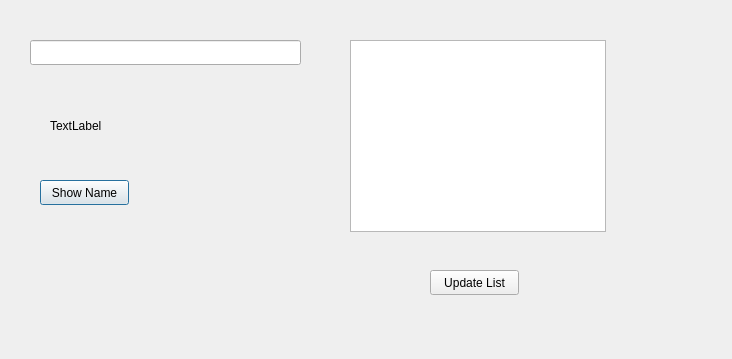
<?xml version="1.0" encoding="UTF-8"?>
<ui version="4.0">
 <class>Dialog</class>
 <widget class="QDialog" name="Dialog">
  <property name="geometry">
   <rect>
    <x>0</x>
    <y>0</y>
    <width>732</width>
    <height>359</height>
   </rect>
  </property>
  <property name="windowTitle">
   <string>Dialog</string>
  </property>
  <widget class="QPushButton" name="button_show">
   <property name="geometry">
    <rect>
     <x>40</x>
     <y>180</y>
     <width>89</width>
     <height>25</height>
    </rect>
   </property>
   <property name="text">
    <string>Show Name</string>
   </property>
  </widget>
  <widget class="QLabel" name="lable_show">
   <property name="geometry">
    <rect>
     <x>50</x>
     <y>100</y>
     <width>141</width>
     <height>51</height>
    </rect>
   </property>
   <property name="text">
    <string>TextLabel</string>
   </property>
  </widget>
  <widget class="QLineEdit" name="name_enter">
   <property name="geometry">
    <rect>
     <x>30</x>
     <y>40</y>
     <width>271</width>
     <height>25</height>
    </rect>
   </property>
  </widget>
  <widget class="QListWidget" name="names_list">
   <property name="geometry">
    <rect>
     <x>350</x>
     <y>40</y>
     <width>256</width>
     <height>192</height>
    </rect>
   </property>
  </widget>
  <widget class="QPushButton" name="update_list">
   <property name="geometry">
    <rect>
     <x>430</x>
     <y>270</y>
     <width>89</width>
     <height>25</height>
    </rect>
   </property>
   <property name="text">
    <string>Update List</string>
   </property>
  </widget>
 </widget>
 <resources/>
 <connections/>
</ui>
